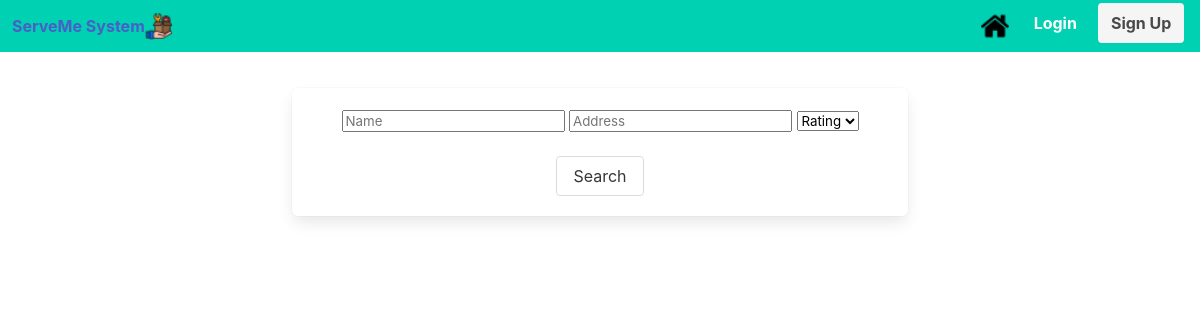
The page /services?service=appliances on the database as committed earlier.
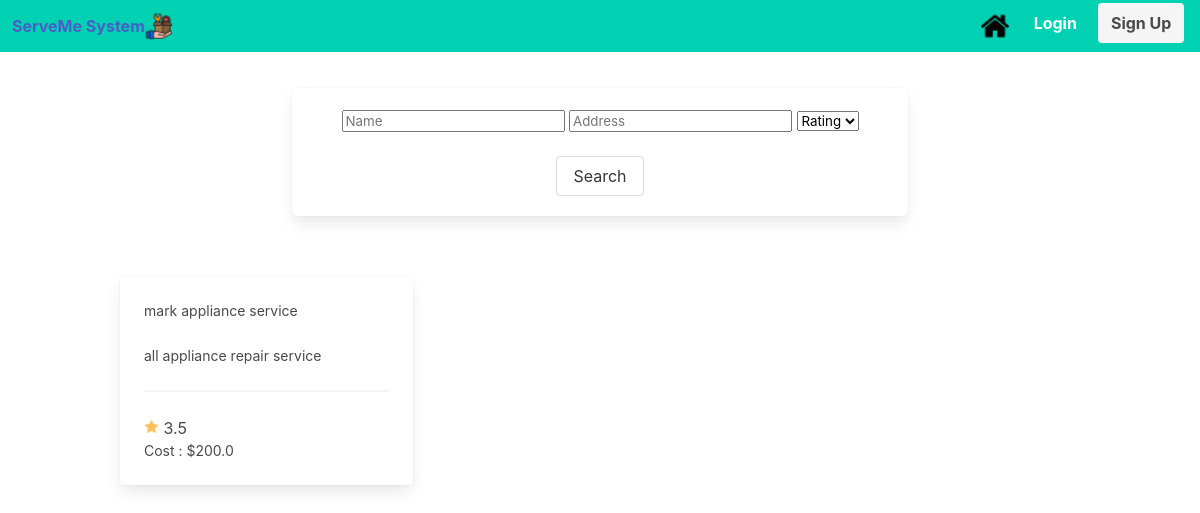
The same page on the database as committed later.
### serveme/models.py (models this page shows)
class Service (db.Model):
    __searchable__  = ['description']
    provider_id     = db.Column(db.Integer, db.ForeignKey('provider.provider_id'), nullable=False)
    service_id      = db.Column(db.Integer, nullable=False, primary_key=True)
    rating_avg      = db.Column(db.Float(precision=2), nullable=False)
    service_name    = db.Column(db.String(20), nullable=False)
    cost            = db.Column(db.Float(precision=2), nullable=False)
    description     = db.Column(db.String(255), nullable=False)
    category        = db.Column(db.String(20), nullable=False)
    def __repr__(self):
        return f'{self.provider_id}-{self.service_id}-{self.rating_avg}-{self.service_name} - {self.cost} - {self.description} - {self.category} '

### serveme/main.py (the view)
@main.route('/services')
def services():
    result = "no data found"
    service= request.args.get('service');
    if service=='appliances':
        result = Service.query.filter_by(category="Appliances").all()
    elif service=='electrical':
        result = Service.query.filter_by(category="Electrical").all()
    elif service=='plumbing':
        result = Service.query.filter_by(category="Plumbing").all()
    elif service=='cleaning':
        result = Service.query.filter_by(category="HomeCleaning").all()
    elif service=='tutoring':
        result = Service.query.filter_by(category="Tutoring").all()
    elif service=='moving':
        result = Service.query.filter_by(category="Moving").all()
    elif service=='computer':
        result = Service.query.filter_by(category="Computer Repair").all()
    elif service=='painting':
        result = Service.query.filter_by(category="Painting").all()
    elif service=='pest_control':
        result = Service.query.filter_by(category="Pest Control").all()
    return render_template('services.html', result=result, serv = service)

### serveme/templates/services.html (shortened to what this page needs)
{% extends "base.html" %}
{% block content %}
<div class="column is-8 is-offset-2">
	<div class="box">
	    <form method="POST" action="/search">
            <div class="field">
                <div class="form-group">
                    <input type="text" id="fname" name="fname" size="20" placeholder="Name">
                    <input type="text" id="fname" name="fname" size="20" placeholder="Address">
                    <select class =center large name = "stars" id="stars">
                        <option value="" disabled selected>Rating</option>
                    </select>
                    <br>
                    <br>
                    <button class="button">Search</button>
                </div>
            </div>
        </form>
	</div>
</div>
</div>
<br>
<br>
  <div class="container ">
    <div class="columns  is-multiline is-variable is-5">
{% for service in result %}
  <div class="column is-3-tablet is-4-desktop">
    <a href="{{ url_for('main.providers', provider_id=service.provider_id ,service_id=service.service_id) }}">
        <div class="card">
            <div class="card-content">
            <p>{{service.service_name}}</p>
            <br>
            <p>{{service.description}}</p>
            <hr>
            <img src="{{url_for('static', filename='star.png')}}" alt="placeholder" >
           {{service.rating_avg}}
           <br>
            <p>Cost : ${{service.cost}}</p>
            </div>
        </div>
    </a>
    </div>
{% endfor %}
</div>
{% endblock %}

### serveme/templates/base.html (shortened to what this page needs)
<!DOCTYPE html>
<html>
<head>
    <link rel="stylesheet" href="https://cdnjs.cloudflare.com/ajax/libs/bulma/0.7.2/css/bulma.min.css" />
    <link rel="stylesheet" href="{{ url_for('static', filename='styles.css') }}">
</head>
<body>
    <section class=" is-fullheight">
            <nav class="navbar has-background-primary" >
                <div class="navbar-brand">
                    <a class="navbar-item" href="{{ url_for('main.index') }}">
                      <h1><strong>ServeMe System</strong></h1>
                      <img src="{{url_for('static', filename='icon.png')}}" width="28" height="28">
                    </a>
                  </div>
                <div class="container">
                    <div id="navbarMenuHeroA" class="navbar-menu">
                        <div class="navbar-end">
                            <a href="{{ url_for('main.index') }}" class="navbar-item">
                                <img src="{{url_for('static', filename='home.png')}}" width="28" height="28">
                            </a>
			    {% if not current_user.is_authenticated %}
                            <div class="buttons" style="margin-bottom: 1px;">
                                <a href="{{ url_for('auth.login') }}" class="navbar-item button is-primary">
                                    <strong>Login</strong>
                                <a href="{{ url_for('auth.signup') }}" class="navbar-item button is-light">
                                    <strong>Sign Up</strong>
                                </a>
                            </div>
			    {% endif %}
                        </div>
                    </div>
            </nav>
            <div class="container has-text-centered " >
               {% block content %}
               {% endblock %}
            </div>
    </section>
</body>
</html>

### serveme/static/styles.css (style rules this page uses)
p { font-size: 14px; line-height: 21px; }
.buttons { display: flex; flex-direction: horizontal; justify-content: center; margin:auto; }

Rows that differ between the two databases and show on the page:
added Service: service_name "mark appliance service", description "all appliance repair service", rating_avg "3.5", cost "200.0"
